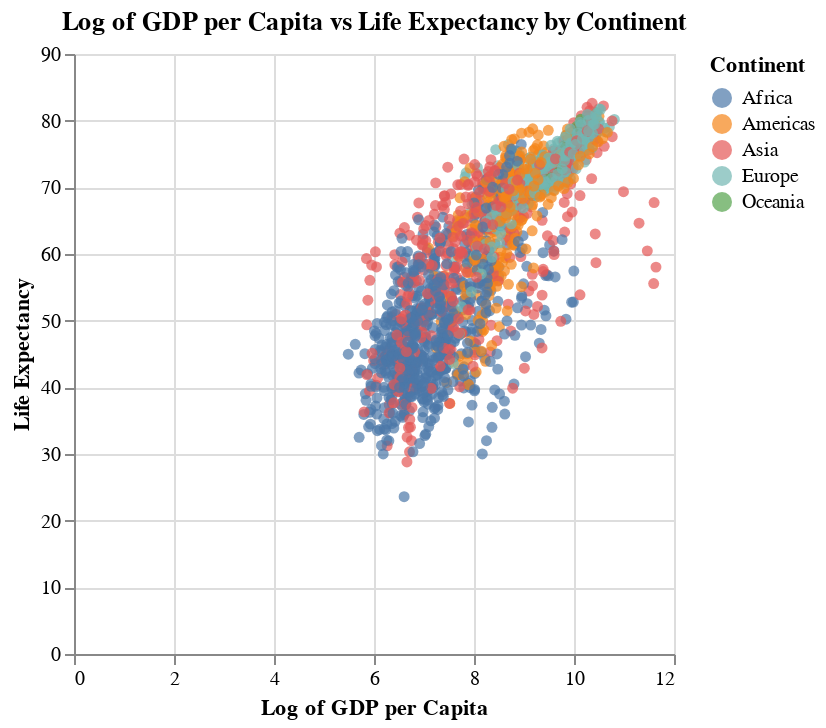

Notebook code for this chart:
### Code cell
# Create scatterplot
q25_scatterplot = alt.Chart(df).mark_circle().encode(
    x = alt.X('gdpPercap_log', title = 'Log of GDP per Capita'),
    y = alt.Y('lifeExp', title = 'Life Expectancy'),
    color = alt.Color('continent', title = 'Continent'),
    tooltip = ['continent', 'country', 'year']).properties(
    title = 'Log of GDP per Capita vs Life Expectancy by Continent')

q25_scatterplot

### Figure 1 — Vega-Lite specification as saved in the notebook (floating-point values rounded to 4 significant figures; data arrays with more than 128 entries replaced by an {"elided": "..."} marker saying what was removed)
{"config": {"view": {"continuousWidth": 300, "continuousHeight": 300}}, "data": {"name": "data-07fb256af7b6a08ca29a28f761ba5e7b"}, "mark": {"type": "circle"}, "encoding": {"color": {"field": "continent", "title": "Continent", "type": "nominal"}, "tooltip": [{"field": "continent", "type": "nominal"}, {"field": "country", "type": "nominal"}, {"field": "year", "type": "quantitative"}], "x": {"field": "gdpPercap_log", "title": "Log of GDP per Capita", "type": "quantitative"}, "y": {"field": "lifeExp", "title": "Life Expectancy", "type": "quantitative"}}, "title": "Log of GDP per Capita vs Life Expectancy by Continent", "$schema": "https://vega.github.io/schema/vega-lite/v5.8.0.json", "datasets": {"data-07fb256af7b6a08ca29a28f761ba5e7b": {"elided": "1704 records"}}}
